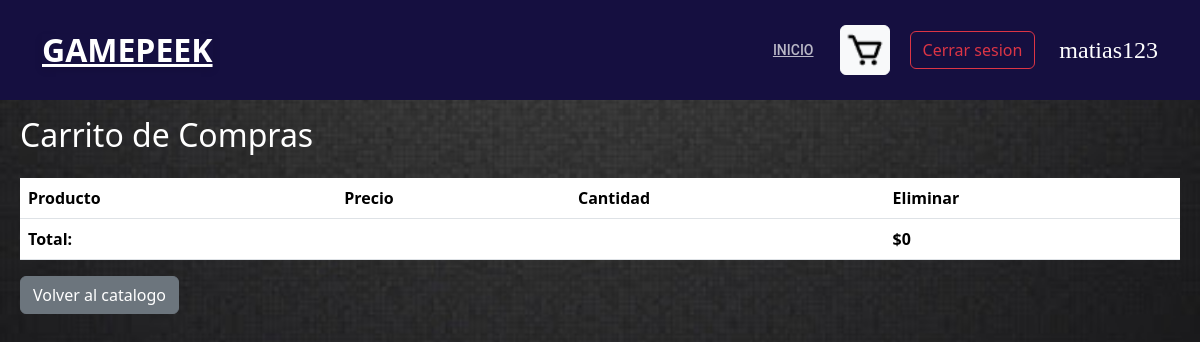
The app's page /ver_carrito/ (signed in), older data.
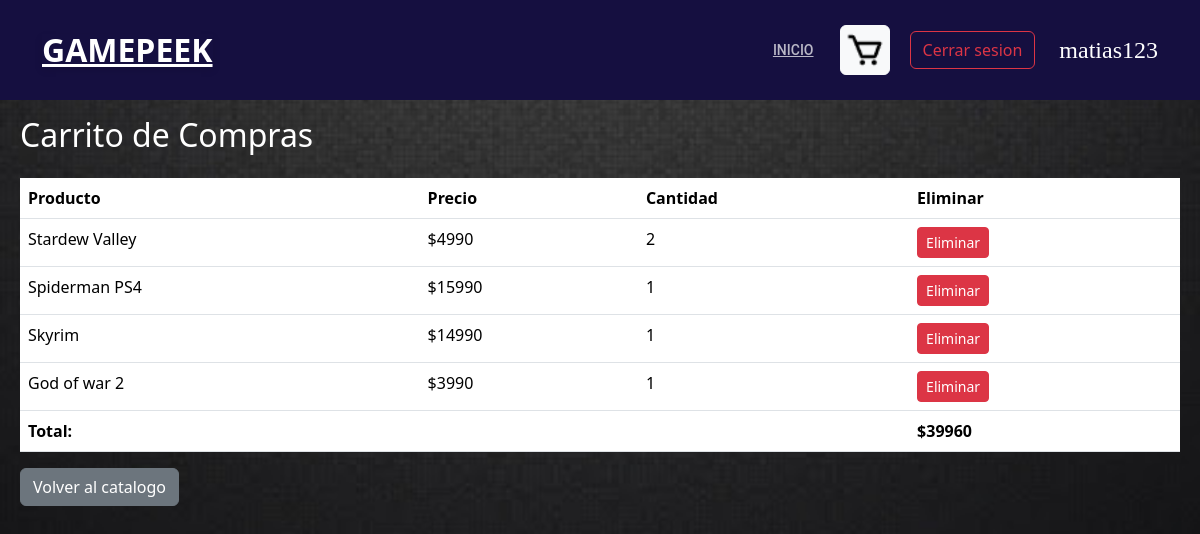
The same page, newer data.
### post/models.py (models this page shows, shortened)
class CartItem(models.Model):
    cart = models.ForeignKey(Cart, related_name='items', on_delete=models.CASCADE)
    product = models.ForeignKey(Post, on_delete=models.CASCADE)
    quantity = models.PositiveIntegerField(default=1)

class Post(models.Model):
    title = models.CharField(max_length=250)
    content = models.TextField()
    image = models.ImageField(blank=True,null=True,upload_to='fotos/')
    price = models.IntegerField(default=0)

### post/views.py (the view)
# urls.py: path('ver_carrito/', ver_carrito, name='ver_carrito'),
@login_required
def ver_carrito(request):
    cart = Cart.objects.filter(user=request.user).first()
    if cart:
        items = cart.items.all()
        total = items.aggregate(total=Sum('product__price'))['total']
    else:
        items = []
        total = 0
    return render(request, 'carrito.html', {'items': items, 'total': total})

### post/templates/carrito.html (shortened to what this page needs)
{% load static %}
<!DOCTYPE html>
<html>
<head>
    <link href="https://cdn.jsdelivr.net/npm/bootstrap@5.3.3/dist/css/bootstrap.min.css" rel="stylesheet">
    <link rel="stylesheet" href="{% static 'css/style_game.css' %}">
</head>
<header id="header" class="fixed-top">
    <div class="container d-flex align-items-center">
      <h1 class="logo mr-auto"><a href="{% url 'index' %}">GamePeek</a></h1>
      <nav class="nav-menu d-none d-lg-block">
        <ul>
          <li class="active"><a href="{% url 'index' %}">Inicio</a></li>
          {% if user.is_authenticated %}
            <li>
              <a href="{% url 'ver_carrito' %}" class="btn btn-light cart-button">
                <img src="{% static 'img/carrito.png' %}" alt="Carrito de compras">
              </a>
          </li>
            <form action="{% url 'logout' %}" method="post">
              <button type="submit" class="btn btn-outline-danger">Cerrar sesion</button>
            </form>
            <p class="username">{{user.username}}</p>
          {% else %}
            <a href="{% url 'login' %}" class="btn btn-outline-primary">Iniciar sesion</a>
            <a href="{% url 'register' %}" class="btn btn-outline-success">Registrarse</a>
          {% endif %}
        </ul>
      </nav>
    </div>
  </header>
<body>
    <div class="container-carrito">
        <h2 class="mb-4">Carrito de Compras</h2>
        <table class="table">
            <thead>
                <tr>
                    <th scope="col">Producto</th>
                    <th scope="col">Precio</th>
                    <th scope="col">Cantidad</th>
                    <th scope="col">Eliminar</th>
                </tr>
            </thead>
            <tbody>
                {% for item in items %}
                <tr>
                    <td>{{ item.product.title }}</td>
                    <td>${{ item.product.price }}</td>
                    <td>{{ item.quantity }}</td>
                    <td>
                        <form action="{% url 'eliminar_del_carrito' item.id %}" method="post">
                            <button type="submit" class="btn btn-danger btn-sm">Eliminar</button>
                        </form>
                    </td>
                </tr>
                {% endfor %}
            </tbody>
            <tfoot>
                <tr>
                    <td colspan="3"><strong>Total:</strong></td>
                    <td><strong>${{ total }}</strong></td>
                </tr>
            </tfoot>
        </table>
        <a href="{% url 'index' %}" class="btn btn-secondary">Volver al catalogo</a>
    </div>
</body>
</html>

Row changes from the older to the newer data that the page shows:
added CartItem: product "Stardew Valley", product.price "4990", quantity "2"
added CartItem: product "Spiderman PS4", product.price "15990", quantity "1"
added CartItem: product "Skyrim", product.price "14990", quantity "1"
added CartItem: product "God of war 2", product.price "3990", quantity "1"
Text that changed along with them:
{{ total }}: "0" → "39960"
